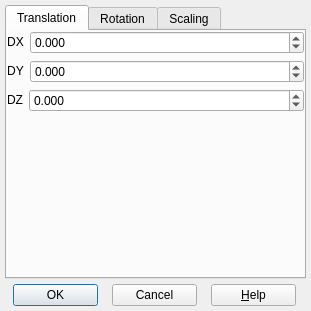
<?xml version="1.0" encoding="UTF-8"?>
<ui version="4.0">
 <class>Transformations</class>
 <widget class="QDialog" name="Transformations">
  <property name="geometry">
   <rect>
    <x>0</x>
    <y>0</y>
    <width>311</width>
    <height>311</height>
   </rect>
  </property>
  <property name="sizePolicy">
   <sizepolicy hsizetype="Fixed" vsizetype="Fixed">
    <horstretch>0</horstretch>
    <verstretch>0</verstretch>
   </sizepolicy>
  </property>
  <property name="minimumSize">
   <size>
    <width>0</width>
    <height>0</height>
   </size>
  </property>
  <property name="maximumSize">
   <size>
    <width>32767</width>
    <height>32767</height>
   </size>
  </property>
  <property name="windowTitle">
   <string>Transformations</string>
  </property>
  <property name="windowIcon">
   <iconset resource="Virmac.qrc">
    <normaloff>:/new/prefix1/images/appicon.png</normaloff>:/new/prefix1/images/appicon.png</iconset>
  </property>
  <layout class="QVBoxLayout">
   <property name="spacing">
    <number>5</number>
   </property>
   <property name="leftMargin">
    <number>5</number>
   </property>
   <property name="topMargin">
    <number>5</number>
   </property>
   <property name="rightMargin">
    <number>5</number>
   </property>
   <property name="bottomMargin">
    <number>5</number>
   </property>
   <item>
    <widget class="QTabWidget" name="TabWidget2">
     <property name="sizePolicy">
      <sizepolicy hsizetype="Expanding" vsizetype="Expanding">
       <horstretch>0</horstretch>
       <verstretch>0</verstretch>
      </sizepolicy>
     </property>
     <property name="tabShape">
      <enum>QTabWidget::Rounded</enum>
     </property>
     <property name="currentIndex">
      <number>0</number>
     </property>
     <widget class="QWidget" name="tranTab">
      <attribute name="icon">
       <iconset resource="Virmac.qrc">
        <normaloff>:/new/prefix1/images/translation.png</normaloff>:/new/prefix1/images/translation.png</iconset>
      </attribute>
      <attribute name="title">
       <string>Translation</string>
      </attribute>
      <layout class="QVBoxLayout">
       <property name="leftMargin">
        <number>0</number>
       </property>
       <property name="topMargin">
        <number>0</number>
       </property>
       <property name="rightMargin">
        <number>0</number>
       </property>
       <property name="bottomMargin">
        <number>0</number>
       </property>
       <item>
        <layout class="QHBoxLayout">
         <item>
          <widget class="QLabel" name="TextLabel1">
           <property name="sizePolicy">
            <sizepolicy hsizetype="Fixed" vsizetype="Fixed">
             <horstretch>0</horstretch>
             <verstretch>0</verstretch>
            </sizepolicy>
           </property>
           <property name="frameShape">
            <enum>QFrame::NoFrame</enum>
           </property>
           <property name="frameShadow">
            <enum>QFrame::Raised</enum>
           </property>
           <property name="text">
            <string>DX</string>
           </property>
           <property name="alignment">
            <set>Qt::AlignCenter</set>
           </property>
          </widget>
         </item>
         <item>
          <widget class="QDoubleSpinBox" name="doubleSpinBoxDX">
           <property name="decimals">
            <number>3</number>
           </property>
           <property name="minimum">
            <double>-99999.000000000000000</double>
           </property>
           <property name="maximum">
            <double>99999.000000000000000</double>
           </property>
          </widget>
         </item>
        </layout>
       </item>
       <item>
        <layout class="QHBoxLayout">
         <item>
          <widget class="QLabel" name="TextLabel2">
           <property name="sizePolicy">
            <sizepolicy hsizetype="Fixed" vsizetype="Fixed">
             <horstretch>0</horstretch>
             <verstretch>0</verstretch>
            </sizepolicy>
           </property>
           <property name="frameShape">
            <enum>QFrame::NoFrame</enum>
           </property>
           <property name="frameShadow">
            <enum>QFrame::Raised</enum>
           </property>
           <property name="text">
            <string>DY</string>
           </property>
           <property name="alignment">
            <set>Qt::AlignCenter</set>
           </property>
          </widget>
         </item>
         <item>
          <widget class="QDoubleSpinBox" name="doubleSpinBoxDY">
           <property name="decimals">
            <number>3</number>
           </property>
           <property name="minimum">
            <double>-99999.000000000000000</double>
           </property>
           <property name="maximum">
            <double>99999.000000000000000</double>
           </property>
          </widget>
         </item>
        </layout>
       </item>
       <item>
        <layout class="QHBoxLayout">
         <item>
          <widget class="QLabel" name="TextLabel3">
           <property name="sizePolicy">
            <sizepolicy hsizetype="Fixed" vsizetype="Fixed">
             <horstretch>0</horstretch>
             <verstretch>0</verstretch>
            </sizepolicy>
           </property>
           <property name="frameShape">
            <enum>QFrame::NoFrame</enum>
           </property>
           <property name="frameShadow">
            <enum>QFrame::Raised</enum>
           </property>
           <property name="text">
            <string>DZ</string>
           </property>
           <property name="alignment">
            <set>Qt::AlignCenter</set>
           </property>
          </widget>
         </item>
         <item>
          <widget class="QDoubleSpinBox" name="doubleSpinBoxDZ">
           <property name="decimals">
            <number>3</number>
           </property>
           <property name="minimum">
            <double>-99999.000000000000000</double>
           </property>
           <property name="maximum">
            <double>99999.000000000000000</double>
           </property>
          </widget>
         </item>
        </layout>
       </item>
       <item>
        <spacer>
         <property name="orientation">
          <enum>Qt::Vertical</enum>
         </property>
         <property name="sizeType">
          <enum>QSizePolicy::Expanding</enum>
         </property>
         <property name="sizeHint" stdset="0">
          <size>
           <width>20</width>
           <height>130</height>
          </size>
         </property>
        </spacer>
       </item>
      </layout>
     </widget>
     <widget class="QWidget" name="rotaTab">
      <attribute name="icon">
       <iconset resource="Virmac.qrc">
        <normaloff>:/new/prefix1/images/rotate.png</normaloff>:/new/prefix1/images/rotate.png</iconset>
      </attribute>
      <attribute name="title">
       <string>Rotation</string>
      </attribute>
      <layout class="QVBoxLayout">
       <property name="leftMargin">
        <number>0</number>
       </property>
       <property name="topMargin">
        <number>0</number>
       </property>
       <property name="rightMargin">
        <number>0</number>
       </property>
       <property name="bottomMargin">
        <number>0</number>
       </property>
       <item>
        <layout class="QHBoxLayout">
         <item>
          <widget class="QLabel" name="TextLabel4">
           <property name="sizePolicy">
            <sizepolicy hsizetype="Fixed" vsizetype="Fixed">
             <horstretch>0</horstretch>
             <verstretch>0</verstretch>
            </sizepolicy>
           </property>
           <property name="frameShape">
            <enum>QFrame::NoFrame</enum>
           </property>
           <property name="frameShadow">
            <enum>QFrame::Raised</enum>
           </property>
           <property name="text">
            <string>CX</string>
           </property>
           <property name="alignment">
            <set>Qt::AlignCenter</set>
           </property>
          </widget>
         </item>
         <item>
          <widget class="QDoubleSpinBox" name="doubleSpinBoxCX">
           <property name="decimals">
            <number>3</number>
           </property>
           <property name="minimum">
            <double>-99999.000000000000000</double>
           </property>
           <property name="maximum">
            <double>99999.000000000000000</double>
           </property>
          </widget>
         </item>
        </layout>
       </item>
       <item>
        <layout class="QHBoxLayout">
         <item>
          <widget class="QLabel" name="TextLabel5">
           <property name="sizePolicy">
            <sizepolicy hsizetype="Fixed" vsizetype="Fixed">
             <horstretch>0</horstretch>
             <verstretch>0</verstretch>
            </sizepolicy>
           </property>
           <property name="frameShape">
            <enum>QFrame::NoFrame</enum>
           </property>
           <property name="frameShadow">
            <enum>QFrame::Raised</enum>
           </property>
           <property name="text">
            <string>CY</string>
           </property>
           <property name="alignment">
            <set>Qt::AlignCenter</set>
           </property>
          </widget>
         </item>
         <item>
          <widget class="QDoubleSpinBox" name="doubleSpinBoxCY">
           <property name="decimals">
            <number>3</number>
           </property>
           <property name="minimum">
            <double>-99999.000000000000000</double>
           </property>
           <property name="maximum">
            <double>99999.000000000000000</double>
           </property>
          </widget>
         </item>
        </layout>
       </item>
       <item>
        <layout class="QHBoxLayout">
         <item>
          <widget class="QLabel" name="TextLabel6">
           <property name="sizePolicy">
            <sizepolicy hsizetype="Fixed" vsizetype="Fixed">
             <horstretch>0</horstretch>
             <verstretch>0</verstretch>
            </sizepolicy>
           </property>
           <property name="frameShape">
            <enum>QFrame::NoFrame</enum>
           </property>
           <property name="frameShadow">
            <enum>QFrame::Raised</enum>
           </property>
           <property name="text">
            <string>CZ</string>
           </property>
           <property name="alignment">
            <set>Qt::AlignCenter</set>
           </property>
          </widget>
         </item>
         <item>
          <widget class="QDoubleSpinBox" name="doubleSpinBoxCZ">
           <property name="decimals">
            <number>3</number>
           </property>
           <property name="minimum">
            <double>-99999.000000000000000</double>
           </property>
           <property name="maximum">
            <double>99999.000000000000000</double>
           </property>
          </widget>
         </item>
        </layout>
       </item>
       <item>
        <layout class="QHBoxLayout">
         <item>
          <widget class="QLabel" name="TextLabel7">
           <property name="sizePolicy">
            <sizepolicy hsizetype="Fixed" vsizetype="Fixed">
             <horstretch>0</horstretch>
             <verstretch>0</verstretch>
            </sizepolicy>
           </property>
           <property name="frameShape">
            <enum>QFrame::NoFrame</enum>
           </property>
           <property name="frameShadow">
            <enum>QFrame::Raised</enum>
           </property>
           <property name="text">
            <string>RX</string>
           </property>
           <property name="alignment">
            <set>Qt::AlignCenter</set>
           </property>
          </widget>
         </item>
         <item>
          <widget class="QDoubleSpinBox" name="doubleSpinBoxRX">
           <property name="decimals">
            <number>3</number>
           </property>
           <property name="minimum">
            <double>-359.999000000000024</double>
           </property>
           <property name="maximum">
            <double>359.999000000000024</double>
           </property>
          </widget>
         </item>
        </layout>
       </item>
       <item>
        <layout class="QHBoxLayout">
         <item>
          <widget class="QLabel" name="TextLabel8">
           <property name="sizePolicy">
            <sizepolicy hsizetype="Fixed" vsizetype="Fixed">
             <horstretch>0</horstretch>
             <verstretch>0</verstretch>
            </sizepolicy>
           </property>
           <property name="frameShape">
            <enum>QFrame::NoFrame</enum>
           </property>
           <property name="frameShadow">
            <enum>QFrame::Raised</enum>
           </property>
           <property name="text">
            <string>RY</string>
           </property>
           <property name="alignment">
            <set>Qt::AlignCenter</set>
           </property>
          </widget>
         </item>
         <item>
          <widget class="QDoubleSpinBox" name="doubleSpinBoxRY">
           <property name="decimals">
            <number>3</number>
           </property>
           <property name="minimum">
            <double>-359.999000000000024</double>
           </property>
           <property name="maximum">
            <double>359.999000000000024</double>
           </property>
          </widget>
         </item>
        </layout>
       </item>
       <item>
        <layout class="QHBoxLayout">
         <item>
          <widget class="QLabel" name="TextLabel9">
           <property name="sizePolicy">
            <sizepolicy hsizetype="Fixed" vsizetype="Fixed">
             <horstretch>0</horstretch>
             <verstretch>0</verstretch>
            </sizepolicy>
           </property>
           <property name="frameShape">
            <enum>QFrame::NoFrame</enum>
           </property>
           <property name="frameShadow">
            <enum>QFrame::Raised</enum>
           </property>
           <property name="text">
            <string>RZ</string>
           </property>
           <property name="alignment">
            <set>Qt::AlignCenter</set>
           </property>
          </widget>
         </item>
         <item>
          <widget class="QDoubleSpinBox" name="doubleSpinBoxRZ">
           <property name="decimals">
            <number>3</number>
           </property>
           <property name="minimum">
            <double>-359.999000000000024</double>
           </property>
           <property name="maximum">
            <double>359.999000000000024</double>
           </property>
          </widget>
         </item>
        </layout>
       </item>
       <item>
        <spacer>
         <property name="orientation">
          <enum>Qt::Vertical</enum>
         </property>
         <property name="sizeType">
          <enum>QSizePolicy::Minimum</enum>
         </property>
         <property name="sizeHint" stdset="0">
          <size>
           <width>20</width>
           <height>5</height>
          </size>
         </property>
        </spacer>
       </item>
      </layout>
     </widget>
     <widget class="QWidget" name="scalTab">
      <attribute name="icon">
       <iconset resource="Virmac.qrc">
        <normaloff>:/new/prefix1/images/scale.png</normaloff>:/new/prefix1/images/scale.png</iconset>
      </attribute>
      <attribute name="title">
       <string>Scaling</string>
      </attribute>
      <layout class="QVBoxLayout">
       <property name="leftMargin">
        <number>0</number>
       </property>
       <property name="topMargin">
        <number>0</number>
       </property>
       <property name="rightMargin">
        <number>0</number>
       </property>
       <property name="bottomMargin">
        <number>0</number>
       </property>
       <item>
        <layout class="QHBoxLayout">
         <item>
          <widget class="QLabel" name="TextLabel10">
           <property name="sizePolicy">
            <sizepolicy hsizetype="Fixed" vsizetype="Fixed">
             <horstretch>0</horstretch>
             <verstretch>0</verstretch>
            </sizepolicy>
           </property>
           <property name="frameShape">
            <enum>QFrame::NoFrame</enum>
           </property>
           <property name="frameShadow">
            <enum>QFrame::Raised</enum>
           </property>
           <property name="text">
            <string>YOZ</string>
           </property>
           <property name="alignment">
            <set>Qt::AlignCenter</set>
           </property>
          </widget>
         </item>
         <item>
          <widget class="QDoubleSpinBox" name="doubleSpinBoxXP">
           <property name="decimals">
            <number>3</number>
           </property>
           <property name="minimum">
            <double>-99999.000000000000000</double>
           </property>
           <property name="maximum">
            <double>99999.000000000000000</double>
           </property>
           <property name="value">
            <double>1.000000000000000</double>
           </property>
          </widget>
         </item>
        </layout>
       </item>
       <item>
        <layout class="QHBoxLayout">
         <item>
          <widget class="QLabel" name="TextLabel11">
           <property name="sizePolicy">
            <sizepolicy hsizetype="Fixed" vsizetype="Fixed">
             <horstretch>0</horstretch>
             <verstretch>0</verstretch>
            </sizepolicy>
           </property>
           <property name="frameShape">
            <enum>QFrame::NoFrame</enum>
           </property>
           <property name="frameShadow">
            <enum>QFrame::Raised</enum>
           </property>
           <property name="text">
            <string>XOZ</string>
           </property>
           <property name="alignment">
            <set>Qt::AlignCenter</set>
           </property>
          </widget>
         </item>
         <item>
          <widget class="QDoubleSpinBox" name="doubleSpinBoxYP">
           <property name="decimals">
            <number>3</number>
           </property>
           <property name="minimum">
            <double>-99999.000000000000000</double>
           </property>
           <property name="maximum">
            <double>99999.000000000000000</double>
           </property>
           <property name="value">
            <double>1.000000000000000</double>
           </property>
          </widget>
         </item>
        </layout>
       </item>
       <item>
        <layout class="QHBoxLayout">
         <item>
          <widget class="QLabel" name="TextLabel12">
           <property name="sizePolicy">
            <sizepolicy hsizetype="Fixed" vsizetype="Fixed">
             <horstretch>0</horstretch>
             <verstretch>0</verstretch>
            </sizepolicy>
           </property>
           <property name="toolTip">
            <string>Enter Scaling Factor About XOY Plane</string>
           </property>
           <property name="frameShape">
            <enum>QFrame::NoFrame</enum>
           </property>
           <property name="frameShadow">
            <enum>QFrame::Raised</enum>
           </property>
           <property name="text">
            <string>XOY</string>
           </property>
           <property name="alignment">
            <set>Qt::AlignCenter</set>
           </property>
          </widget>
         </item>
         <item>
          <widget class="QDoubleSpinBox" name="doubleSpinBoxZP">
           <property name="decimals">
            <number>3</number>
           </property>
           <property name="minimum">
            <double>-99999.000000000000000</double>
           </property>
           <property name="maximum">
            <double>99999.000000000000000</double>
           </property>
           <property name="value">
            <double>1.000000000000000</double>
           </property>
          </widget>
         </item>
        </layout>
       </item>
       <item>
        <spacer>
         <property name="orientation">
          <enum>Qt::Vertical</enum>
         </property>
         <property name="sizeType">
          <enum>QSizePolicy::Expanding</enum>
         </property>
         <property name="sizeHint" stdset="0">
          <size>
           <width>20</width>
           <height>130</height>
          </size>
         </property>
        </spacer>
       </item>
      </layout>
     </widget>
    </widget>
   </item>
   <item>
    <layout class="QHBoxLayout">
     <item>
      <widget class="QPushButton" name="okButton">
       <property name="maximumSize">
        <size>
         <width>85</width>
         <height>32767</height>
        </size>
       </property>
       <property name="text">
        <string>OK</string>
       </property>
       <property name="icon">
        <iconset>
         <normaloff>image1</normaloff>image1</iconset>
       </property>
       <property name="shortcut">
        <string/>
       </property>
      </widget>
     </item>
     <item>
      <widget class="QPushButton" name="cancelButton">
       <property name="maximumSize">
        <size>
         <width>85</width>
         <height>32767</height>
        </size>
       </property>
       <property name="text">
        <string>Cancel</string>
       </property>
       <property name="icon">
        <iconset>
         <normaloff>image2</normaloff>image2</iconset>
       </property>
       <property name="shortcut">
        <string/>
       </property>
      </widget>
     </item>
     <item>
      <widget class="QPushButton" name="helpButton">
       <property name="maximumSize">
        <size>
         <width>85</width>
         <height>32767</height>
        </size>
       </property>
       <property name="text">
        <string>&amp;Help</string>
       </property>
       <property name="icon">
        <iconset>
         <normaloff>image3</normaloff>image3</iconset>
       </property>
       <property name="shortcut">
        <string>Alt+H</string>
       </property>
      </widget>
     </item>
    </layout>
   </item>
  </layout>
 </widget>
 <layoutdefault spacing="6" margin="11"/>
 <resources>
  <include location="Virmac.qrc"/>
 </resources>
 <connections>
  <connection>
   <sender>cancelButton</sender>
   <signal>clicked()</signal>
   <receiver>Transformations</receiver>
   <slot>reject()</slot>
   <hints>
    <hint type="sourcelabel">
     <x>20</x>
     <y>20</y>
    </hint>
    <hint type="destinationlabel">
     <x>20</x>
     <y>20</y>
    </hint>
   </hints>
  </connection>
  <connection>
   <sender>okButton</sender>
   <signal>clicked()</signal>
   <receiver>Transformations</receiver>
   <slot>accept()</slot>
   <hints>
    <hint type="sourcelabel">
     <x>20</x>
     <y>20</y>
    </hint>
    <hint type="destinationlabel">
     <x>20</x>
     <y>20</y>
    </hint>
   </hints>
  </connection>
 </connections>
</ui>
